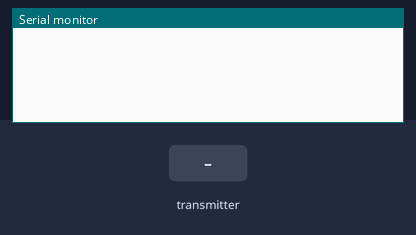
Bench run of a sketch on a simulated ESP32. Parts: the last lines printed to the serial monitor. The inputs (shaded band) are chosen by the test bench.

Above: at 1.2 s.
1.3 s: the transmitter starts sending color = 0
At 1.66 s:
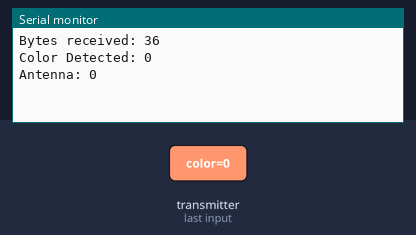
2.8 s: the transmitter starts sending antenna = 1024
At 3.16 s:
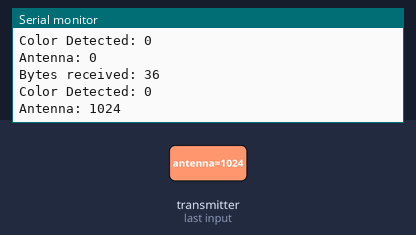
4.3 s: the transmitter starts sending color = 1
5.8 s: the transmitter starts sending antenna = 2048
At 6.16 s:
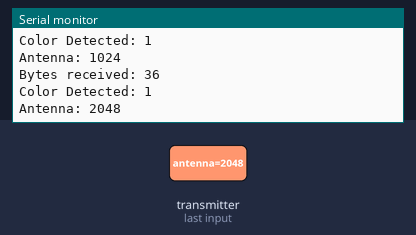
Timing chart, 0 to 8.3 s (numbered marks = the images above; inputs shaded):
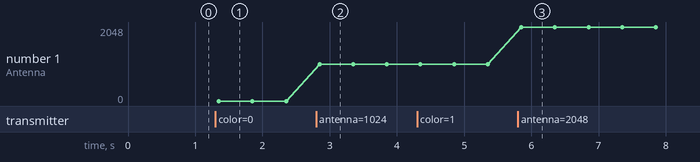

The sketch:

RECEIVER_CODE_FINAL.ino
```cpp
#include <IRremote.hpp>
#include <esp_now.h>
#include <WiFi.h>

constexpr uint8_t IR_LED_PIN = 2;
uint8_t colorCodes[4] = {0x09, 0x0A, 0x0C, 0x0F}; //Red, Green, Blue, Purple
const char* colorNames[] = {"RED", "GREEN", "BLUE", "PURPLE"};
uint8_t antennaCodes[4] = {0x00, 0x30, 0x50, 0x60}; //1, 2, 3, 4
int antennaNames[] = {1, 2, 3, 4};
  uint16_t address = 0xBB; // NEC 16-bit address
uint8_t IRdata = 0;
uint8_t antennaData = 0;
uint8_t colorData = 0;

void grabData(const char* color, int antenna){
  for(int i = 0; i < 4; i++){
    if(strcmp(color, colorNames[i]) == 0){
      colorData = colorCodes[i];
    }
  }

  for(int j = 0; j < 4; j++){
    if(antenna == antennaNames[j]){
      antennaData = antennaCodes[j];
    }
  }

  IRdata = antennaData + colorData;
}
void sendIRData(uint8_t address, uint8_t IRdata) {
  for (int i = 0; i <= 9; i++) {
    IrSender.sendNEC(address, IRdata, 0);
    delay(2000);
  }
  Serial.print("Sending NEC -> address 0x");
  Serial.print(IRdata, HEX);
  Serial.println("RAHHH!!! Sent!");
}

// Structure example to receive data
// Must match the sender structure
typedef struct struct_message {
    char color[32];
    int antenna;
} struct_message;

// Create a struct_message called transmission
struct_message transmission;

// callback function that will be executed when data is received
void OnDataRecv(const esp_now_recv_info_t *info, const uint8_t *incomingData, int len) {
  memcpy(&transmission, incomingData, sizeof(transmission));
  Serial.print("Bytes received: ");
  Serial.println(len);
  Serial.print("Color Detected: ");
  Serial.println(transmission.color);
  Serial.print("Antenna: ");
  Serial.println(transmission.antenna);

  //grab the data from the transmission
  grabData(transmission.color, transmission.antenna);
}

void setup() {
  Serial.begin(115200);

  // Start IR transmitter on selected pin
  IrSender.begin(IR_LED_PIN);

  // Set device as a Wi-Fi Station
  WiFi.mode(WIFI_STA);


  // Init ESP-NOW
  if (esp_now_init() != ESP_OK) {
    Serial.println("Error initializing ESP-NOW");
    return;
  }

  // Once ESPNow is successfully Init, we will register for recv CB to
  // get recv packer info
  esp_now_register_recv_cb(OnDataRecv);
}
void loop() {

  sendIRData(address, IRdata);
  delay(1000);

}
```

Measured:
- after the input at 1.3 s, the serial monitor: prints a new line after 0.05 s (image 1)
- after the input at 2.8 s, the serial monitor: prints a new line after 0.05 s (image 2)
- after the input at 5.8 s, the serial monitor: prints a new line after 0.05 s (image 3)
- plotted number 1: 0 → 1024 after the input at 2.8 s, 1024 → 2048 after the input at 5.8 s
